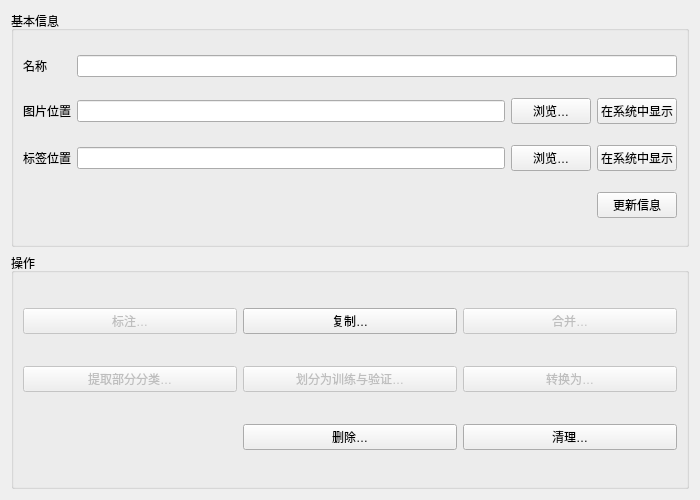
<?xml version="1.0" encoding="UTF-8"?>
<ui version="4.0">
 <class>Form</class>
 <widget class="QWidget" name="Form">
  <property name="geometry">
   <rect>
    <x>0</x>
    <y>0</y>
    <width>700</width>
    <height>500</height>
   </rect>
  </property>
  <property name="windowTitle">
   <string>数据集详情</string>
  </property>
  <layout class="QVBoxLayout" name="verticalLayout">
   <item>
    <widget class="QGroupBox" name="groupBox">
     <property name="title">
      <string>基本信息</string>
     </property>
     <layout class="QGridLayout" name="gridLayout">
      <item row="2" column="0">
       <widget class="QLabel" name="label_3">
        <property name="text">
         <string>标签位置</string>
        </property>
       </widget>
      </item>
      <item row="1" column="0">
       <widget class="QLabel" name="label_2">
        <property name="text">
         <string>图片位置</string>
        </property>
       </widget>
      </item>
      <item row="2" column="2">
       <widget class="QPushButton" name="browseLabelPath">
        <property name="text">
         <string>浏览…</string>
        </property>
       </widget>
      </item>
      <item row="0" column="0">
       <widget class="QLabel" name="label">
        <property name="text">
         <string>名称</string>
        </property>
       </widget>
      </item>
      <item row="1" column="2">
       <widget class="QPushButton" name="browseImagePath">
        <property name="text">
         <string>浏览…</string>
        </property>
       </widget>
      </item>
      <item row="1" column="1">
       <widget class="QLineEdit" name="imagePathEdit"/>
      </item>
      <item row="2" column="1">
       <widget class="QLineEdit" name="labelPathEdit"/>
      </item>
      <item row="1" column="3">
       <widget class="QPushButton" name="showImagePathButton">
        <property name="toolTip">
         <string>如果没有反应，说明您填写的路径不存在</string>
        </property>
        <property name="text">
         <string>在系统中显示</string>
        </property>
       </widget>
      </item>
      <item row="0" column="1" colspan="3">
       <widget class="QLineEdit" name="nameEdit">
        <property name="sizePolicy">
         <sizepolicy hsizetype="Expanding" vsizetype="Fixed">
          <horstretch>0</horstretch>
          <verstretch>0</verstretch>
         </sizepolicy>
        </property>
       </widget>
      </item>
      <item row="3" column="3">
       <widget class="QPushButton" name="update_info">
        <property name="toolTip">
         <string>只有点击该按钮后，您在上方的更改才会生效</string>
        </property>
        <property name="text">
         <string>更新信息</string>
        </property>
       </widget>
      </item>
      <item row="2" column="3">
       <widget class="QPushButton" name="showLabelPathButton">
        <property name="toolTip">
         <string>如果没有反应，说明您填写的路径不存在</string>
        </property>
        <property name="text">
         <string>在系统中显示</string>
        </property>
       </widget>
      </item>
      <item row="3" column="0">
       <widget class="QLabel" name="dataTypeLabel">
        <property name="text">
         <string/>
        </property>
        <property name="alignment">
         <set>Qt::AlignCenter</set>
        </property>
       </widget>
      </item>
     </layout>
    </widget>
   </item>
   <item>
    <widget class="QGroupBox" name="groupBox_2">
     <property name="toolTip">
      <string>无法点击的按钮就是还没做的（）</string>
     </property>
     <property name="title">
      <string>操作</string>
     </property>
     <layout class="QGridLayout" name="gridLayout_2">
      <item row="0" column="0">
       <widget class="QPushButton" name="pushButton_5">
        <property name="enabled">
         <bool>false</bool>
        </property>
        <property name="text">
         <string>标注…</string>
        </property>
        <property name="checkable">
         <bool>false</bool>
        </property>
       </widget>
      </item>
      <item row="0" column="1">
       <widget class="QPushButton" name="copyDatasetButton">
        <property name="enabled">
         <bool>true</bool>
        </property>
        <property name="text">
         <string>复制…</string>
        </property>
       </widget>
      </item>
      <item row="0" column="2">
       <widget class="QPushButton" name="pushButton_7">
        <property name="enabled">
         <bool>false</bool>
        </property>
        <property name="text">
         <string>合并…</string>
        </property>
       </widget>
      </item>
      <item row="1" column="1">
       <widget class="QPushButton" name="pushButton_8">
        <property name="enabled">
         <bool>false</bool>
        </property>
        <property name="text">
         <string>划分为训练与验证…</string>
        </property>
       </widget>
      </item>
      <item row="1" column="2">
       <widget class="QPushButton" name="pushButton_9">
        <property name="enabled">
         <bool>false</bool>
        </property>
        <property name="text">
         <string>转换为…</string>
        </property>
       </widget>
      </item>
      <item row="2" column="1">
       <widget class="QPushButton" name="deleteDatasetButton">
        <property name="enabled">
         <bool>true</bool>
        </property>
        <property name="text">
         <string>删除…</string>
        </property>
       </widget>
      </item>
      <item row="1" column="0">
       <widget class="QPushButton" name="pushButton">
        <property name="enabled">
         <bool>false</bool>
        </property>
        <property name="text">
         <string>提取部分分类…</string>
        </property>
       </widget>
      </item>
      <item row="2" column="2">
       <widget class="QPushButton" name="cleanDatasetButton">
        <property name="enabled">
         <bool>true</bool>
        </property>
        <property name="text">
         <string>清理…</string>
        </property>
       </widget>
      </item>
     </layout>
    </widget>
   </item>
  </layout>
 </widget>
 <tabstops>
  <tabstop>nameEdit</tabstop>
  <tabstop>imagePathEdit</tabstop>
  <tabstop>browseImagePath</tabstop>
  <tabstop>showImagePathButton</tabstop>
  <tabstop>labelPathEdit</tabstop>
  <tabstop>browseLabelPath</tabstop>
  <tabstop>showLabelPathButton</tabstop>
  <tabstop>update_info</tabstop>
  <tabstop>pushButton_5</tabstop>
  <tabstop>copyDatasetButton</tabstop>
  <tabstop>pushButton_7</tabstop>
  <tabstop>pushButton</tabstop>
  <tabstop>pushButton_8</tabstop>
  <tabstop>pushButton_9</tabstop>
  <tabstop>deleteDatasetButton</tabstop>
  <tabstop>cleanDatasetButton</tabstop>
 </tabstops>
 <resources/>
 <connections/>
</ui>
